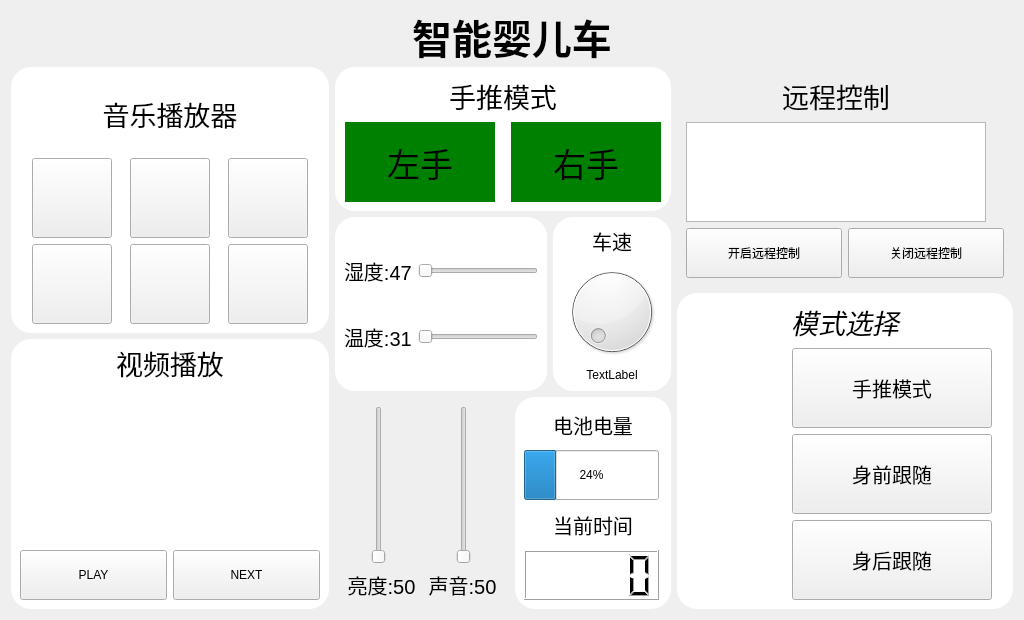
<?xml version="1.0" encoding="UTF-8"?>
<ui version="4.0">
 <class>Widget</class>
 <widget class="QWidget" name="Widget">
  <property name="geometry">
   <rect>
    <x>0</x>
    <y>0</y>
    <width>1024</width>
    <height>600</height>
   </rect>
  </property>
  <property name="windowTitle">
   <string>Widget</string>
  </property>
  <layout class="QVBoxLayout" name="verticalLayout_15">
   <item>
    <widget class="QLabel" name="label_4">
     <property name="minimumSize">
      <size>
       <width>0</width>
       <height>50</height>
      </size>
     </property>
     <property name="maximumSize">
      <size>
       <width>16777215</width>
       <height>50</height>
      </size>
     </property>
     <property name="font">
      <font>
       <family>Tlwg Typist</family>
       <pointsize>30</pointsize>
       <weight>75</weight>
       <italic>false</italic>
       <bold>true</bold>
       <underline>false</underline>
       <kerning>true</kerning>
      </font>
     </property>
     <property name="text">
      <string>智能婴儿车</string>
     </property>
     <property name="alignment">
      <set>Qt::AlignCenter</set>
     </property>
    </widget>
   </item>
   <item>
    <layout class="QHBoxLayout" name="horizontalLayout_13">
     <item>
      <layout class="QVBoxLayout" name="verticalLayout_6">
       <item>
        <widget class="QWidget" name="musicDisplayer" native="true">
         <property name="minimumSize">
          <size>
           <width>300</width>
           <height>0</height>
          </size>
         </property>
         <property name="styleSheet">
          <string notr="true">QWidget#musicDisplayer{
    background-color:white;
    border-radius:20px;
}</string>
         </property>
         <layout class="QVBoxLayout" name="verticalLayout_7">
          <item>
           <widget class="QLabel" name="label_6">
            <property name="font">
             <font>
              <pointsize>20</pointsize>
              <italic>false</italic>
              <kerning>true</kerning>
             </font>
            </property>
            <property name="text">
             <string>音乐播放器</string>
            </property>
            <property name="alignment">
             <set>Qt::AlignCenter</set>
            </property>
           </widget>
          </item>
          <item>
           <layout class="QGridLayout" name="gridLayout">
            <item row="0" column="0">
             <widget class="QPushButton" name="pushButton_7">
              <property name="minimumSize">
               <size>
                <width>80</width>
                <height>80</height>
               </size>
              </property>
              <property name="maximumSize">
               <size>
                <width>80</width>
                <height>80</height>
               </size>
              </property>
              <property name="text">
               <string/>
              </property>
             </widget>
            </item>
            <item row="0" column="1">
             <widget class="QPushButton" name="pushButton_8">
              <property name="minimumSize">
               <size>
                <width>80</width>
                <height>80</height>
               </size>
              </property>
              <property name="maximumSize">
               <size>
                <width>80</width>
                <height>80</height>
               </size>
              </property>
              <property name="text">
               <string/>
              </property>
             </widget>
            </item>
            <item row="0" column="2">
             <widget class="QPushButton" name="pushButton_9">
              <property name="minimumSize">
               <size>
                <width>80</width>
                <height>80</height>
               </size>
              </property>
              <property name="maximumSize">
               <size>
                <width>80</width>
                <height>80</height>
               </size>
              </property>
              <property name="text">
               <string/>
              </property>
             </widget>
            </item>
            <item row="1" column="0">
             <widget class="QPushButton" name="pushButton_4">
              <property name="minimumSize">
               <size>
                <width>80</width>
                <height>80</height>
               </size>
              </property>
              <property name="maximumSize">
               <size>
                <width>80</width>
                <height>80</height>
               </size>
              </property>
              <property name="text">
               <string/>
              </property>
             </widget>
            </item>
            <item row="1" column="1">
             <widget class="QPushButton" name="pushButton_5">
              <property name="minimumSize">
               <size>
                <width>80</width>
                <height>80</height>
               </size>
              </property>
              <property name="maximumSize">
               <size>
                <width>80</width>
                <height>80</height>
               </size>
              </property>
              <property name="text">
               <string/>
              </property>
             </widget>
            </item>
            <item row="1" column="2">
             <widget class="QPushButton" name="pushButton_6">
              <property name="minimumSize">
               <size>
                <width>80</width>
                <height>80</height>
               </size>
              </property>
              <property name="maximumSize">
               <size>
                <width>80</width>
                <height>80</height>
               </size>
              </property>
              <property name="text">
               <string/>
              </property>
             </widget>
            </item>
           </layout>
          </item>
         </layout>
        </widget>
       </item>
       <item>
        <widget class="QWidget" name="videoDisplayer" native="true">
         <property name="styleSheet">
          <string notr="true">QWidget#videoDisplayer{
    background-color:white;
    border-radius:20px;
}</string>
         </property>
         <layout class="QVBoxLayout" name="verticalLayout_4">
          <item>
           <widget class="QLabel" name="label_13">
            <property name="maximumSize">
             <size>
              <width>300</width>
              <height>30</height>
             </size>
            </property>
            <property name="font">
             <font>
              <pointsize>20</pointsize>
             </font>
            </property>
            <property name="text">
             <string>视频播放</string>
            </property>
            <property name="alignment">
             <set>Qt::AlignCenter</set>
            </property>
           </widget>
          </item>
          <item>
           <widget class="QWidget" name="widget_2" native="true">
            <property name="minimumSize">
             <size>
              <width>300</width>
              <height>160</height>
             </size>
            </property>
            <property name="maximumSize">
             <size>
              <width>300</width>
              <height>200</height>
             </size>
            </property>
           </widget>
          </item>
          <item>
           <layout class="QHBoxLayout" name="horizontalLayout_4">
            <item>
             <widget class="QPushButton" name="pushButton_12">
              <property name="minimumSize">
               <size>
                <width>120</width>
                <height>50</height>
               </size>
              </property>
              <property name="text">
               <string>PLAY</string>
              </property>
              <property name="checkable">
               <bool>true</bool>
              </property>
             </widget>
            </item>
            <item>
             <widget class="QPushButton" name="pushButton_13">
              <property name="minimumSize">
               <size>
                <width>120</width>
                <height>50</height>
               </size>
              </property>
              <property name="text">
               <string>NEXT</string>
              </property>
              <property name="checkable">
               <bool>true</bool>
              </property>
             </widget>
            </item>
           </layout>
          </item>
         </layout>
        </widget>
       </item>
      </layout>
     </item>
     <item>
      <layout class="QVBoxLayout" name="verticalLayout_14">
       <item>
        <layout class="QVBoxLayout" name="verticalLayout_10">
         <item>
          <widget class="QWidget" name="pushMode" native="true">
           <property name="styleSheet">
            <string notr="true">QWidget#pushMode{
    background-color:white;
    border-radius:20px;
}</string>
           </property>
           <layout class="QVBoxLayout" name="verticalLayout_12">
            <item>
             <widget class="QLabel" name="label_14">
              <property name="font">
               <font>
                <pointsize>20</pointsize>
               </font>
              </property>
              <property name="text">
               <string>手推模式</string>
              </property>
              <property name="alignment">
               <set>Qt::AlignCenter</set>
              </property>
             </widget>
            </item>
            <item>
             <layout class="QHBoxLayout" name="horizontalLayout_6">
              <property name="spacing">
               <number>15</number>
              </property>
              <item>
               <widget class="QLabel" name="label_7">
                <property name="minimumSize">
                 <size>
                  <width>150</width>
                  <height>80</height>
                 </size>
                </property>
                <property name="maximumSize">
                 <size>
                  <width>150</width>
                  <height>80</height>
                 </size>
                </property>
                <property name="font">
                 <font>
                  <pointsize>25</pointsize>
                 </font>
                </property>
                <property name="styleSheet">
                 <string notr="true">QLabel#label_7{background-color:green}</string>
                </property>
                <property name="text">
                 <string>左手</string>
                </property>
                <property name="alignment">
                 <set>Qt::AlignCenter</set>
                </property>
               </widget>
              </item>
              <item>
               <widget class="QLabel" name="label_8">
                <property name="minimumSize">
                 <size>
                  <width>150</width>
                  <height>80</height>
                 </size>
                </property>
                <property name="maximumSize">
                 <size>
                  <width>150</width>
                  <height>80</height>
                 </size>
                </property>
                <property name="font">
                 <font>
                  <pointsize>25</pointsize>
                 </font>
                </property>
                <property name="styleSheet">
                 <string notr="true">QLabel#label_8{background-color:green}</string>
                </property>
                <property name="text">
                 <string>右手</string>
                </property>
                <property name="alignment">
                 <set>Qt::AlignCenter</set>
                </property>
               </widget>
              </item>
             </layout>
            </item>
           </layout>
          </widget>
         </item>
         <item>
          <layout class="QHBoxLayout" name="horizontalLayout_12">
           <item>
            <widget class="QWidget" name="envState" native="true">
             <property name="styleSheet">
              <string notr="true">QWidget#envState{
    background-color:white;
    border-radius:20px;
}</string>
             </property>
             <layout class="QVBoxLayout" name="verticalLayout_13">
              <item>
               <layout class="QHBoxLayout" name="horizontalLayout_7">
                <item>
                 <widget class="QLabel" name="label_11">
                  <property name="font">
                   <font>
                    <pointsize>15</pointsize>
                   </font>
                  </property>
                  <property name="text">
                   <string>湿度:47</string>
                  </property>
                 </widget>
                </item>
                <item>
                 <widget class="QSlider" name="horizontalSlider_2">
                  <property name="orientation">
                   <enum>Qt::Horizontal</enum>
                  </property>
                 </widget>
                </item>
               </layout>
              </item>
              <item>
               <layout class="QHBoxLayout" name="horizontalLayout_8">
                <item>
                 <widget class="QLabel" name="label_10">
                  <property name="font">
                   <font>
                    <pointsize>15</pointsize>
                   </font>
                  </property>
                  <property name="text">
                   <string>温度:31</string>
                  </property>
                 </widget>
                </item>
                <item>
                 <widget class="QSlider" name="horizontalSlider">
                  <property name="orientation">
                   <enum>Qt::Horizontal</enum>
                  </property>
                 </widget>
                </item>
               </layout>
              </item>
             </layout>
            </widget>
           </item>
           <item>
            <widget class="QWidget" name="speed" native="true">
             <property name="styleSheet">
              <string notr="true">QWidget#speed
{
    background-color:white;
    border-radius:20px;
}</string>
             </property>
             <layout class="QVBoxLayout" name="verticalLayout">
              <item>
               <widget class="QLabel" name="label_15">
                <property name="font">
                 <font>
                  <pointsize>15</pointsize>
                 </font>
                </property>
                <property name="text">
                 <string>车速</string>
                </property>
                <property name="alignment">
                 <set>Qt::AlignCenter</set>
                </property>
               </widget>
              </item>
              <item>
               <widget class="QDial" name="dial"/>
              </item>
              <item>
               <widget class="QLabel" name="label_16">
                <property name="text">
                 <string>TextLabel</string>
                </property>
                <property name="alignment">
                 <set>Qt::AlignCenter</set>
                </property>
               </widget>
              </item>
             </layout>
            </widget>
           </item>
          </layout>
         </item>
        </layout>
       </item>
       <item>
        <layout class="QHBoxLayout" name="horizontalLayout_5">
         <item>
          <widget class="QWidget" name="widget_6" native="true">
           <layout class="QVBoxLayout" name="verticalLayout_2">
            <item>
             <layout class="QHBoxLayout" name="horizontalLayout">
              <property name="spacing">
               <number>40</number>
              </property>
              <item>
               <widget class="QSlider" name="verticalSlider">
                <property name="minimumSize">
                 <size>
                  <width>20</width>
                  <height>120</height>
                 </size>
                </property>
                <property name="orientation">
                 <enum>Qt::Vertical</enum>
                </property>
               </widget>
              </item>
              <item>
               <widget class="QSlider" name="verticalSlider_2">
                <property name="minimumSize">
                 <size>
                  <width>20</width>
                  <height>120</height>
                 </size>
                </property>
                <property name="orientation">
                 <enum>Qt::Vertical</enum>
                </property>
               </widget>
              </item>
             </layout>
            </item>
            <item>
             <layout class="QHBoxLayout" name="horizontalLayout_2">
              <item>
               <widget class="QLabel" name="label_17">
                <property name="minimumSize">
                 <size>
                  <width>75</width>
                  <height>25</height>
                 </size>
                </property>
                <property name="font">
                 <font>
                  <pointsize>15</pointsize>
                 </font>
                </property>
                <property name="text">
                 <string>亮度:50</string>
                </property>
                <property name="alignment">
                 <set>Qt::AlignCenter</set>
                </property>
               </widget>
              </item>
              <item>
               <widget class="QLabel" name="label_18">
                <property name="minimumSize">
                 <size>
                  <width>75</width>
                  <height>25</height>
                 </size>
                </property>
                <property name="font">
                 <font>
                  <pointsize>15</pointsize>
                 </font>
                </property>
                <property name="text">
                 <string>声音:50</string>
                </property>
                <property name="alignment">
                 <set>Qt::AlignCenter</set>
                </property>
               </widget>
              </item>
             </layout>
            </item>
           </layout>
          </widget>
         </item>
         <item>
          <widget class="QWidget" name="timeAndDl" native="true">
           <property name="styleSheet">
            <string notr="true">QWidget#timeAndDl{
    background-color:white;
    border-radius:20px;
}</string>
           </property>
           <layout class="QVBoxLayout" name="verticalLayout_11">
            <item>
             <widget class="QLabel" name="label_9">
              <property name="minimumSize">
               <size>
                <width>120</width>
                <height>20</height>
               </size>
              </property>
              <property name="font">
               <font>
                <pointsize>15</pointsize>
               </font>
              </property>
              <property name="text">
               <string>电池电量</string>
              </property>
              <property name="alignment">
               <set>Qt::AlignCenter</set>
              </property>
             </widget>
            </item>
            <item>
             <widget class="QProgressBar" name="progressBar">
              <property name="minimumSize">
               <size>
                <width>120</width>
                <height>50</height>
               </size>
              </property>
              <property name="maximumSize">
               <size>
                <width>135</width>
                <height>100</height>
               </size>
              </property>
              <property name="value">
               <number>24</number>
              </property>
             </widget>
            </item>
            <item>
             <widget class="QLabel" name="label_19">
              <property name="minimumSize">
               <size>
                <width>120</width>
                <height>20</height>
               </size>
              </property>
              <property name="font">
               <font>
                <pointsize>15</pointsize>
               </font>
              </property>
              <property name="text">
               <string>当前时间</string>
              </property>
              <property name="alignment">
               <set>Qt::AlignCenter</set>
              </property>
             </widget>
            </item>
            <item>
             <widget class="QLCDNumber" name="lcdNumber">
              <property name="minimumSize">
               <size>
                <width>120</width>
                <height>50</height>
               </size>
              </property>
              <property name="maximumSize">
               <size>
                <width>135</width>
                <height>100</height>
               </size>
              </property>
             </widget>
            </item>
           </layout>
          </widget>
         </item>
        </layout>
       </item>
      </layout>
     </item>
     <item>
      <layout class="QVBoxLayout" name="verticalLayout_9">
       <item>
        <layout class="QVBoxLayout" name="verticalLayout_5">
         <item>
          <widget class="QWidget" name="widget_3" native="true">
           <layout class="QVBoxLayout" name="verticalLayout_3">
            <item>
             <widget class="QLabel" name="label_12">
              <property name="maximumSize">
               <size>
                <width>300</width>
                <height>16777215</height>
               </size>
              </property>
              <property name="font">
               <font>
                <pointsize>20</pointsize>
               </font>
              </property>
              <property name="text">
               <string>远程控制</string>
              </property>
              <property name="alignment">
               <set>Qt::AlignCenter</set>
              </property>
             </widget>
            </item>
            <item>
             <widget class="QTextBrowser" name="textBrowser">
              <property name="minimumSize">
               <size>
                <width>300</width>
                <height>100</height>
               </size>
              </property>
              <property name="maximumSize">
               <size>
                <width>300</width>
                <height>100</height>
               </size>
              </property>
             </widget>
            </item>
            <item>
             <layout class="QHBoxLayout" name="horizontalLayout_3">
              <item>
               <widget class="QPushButton" name="pushButton_10">
                <property name="minimumSize">
                 <size>
                  <width>120</width>
                  <height>50</height>
                 </size>
                </property>
                <property name="text">
                 <string>开启远程控制</string>
                </property>
                <property name="checkable">
                 <bool>true</bool>
                </property>
                <attribute name="buttonGroup">
                 <string notr="true">buttonGroup_2</string>
                </attribute>
               </widget>
              </item>
              <item>
               <widget class="QPushButton" name="pushButton_11">
                <property name="minimumSize">
                 <size>
                  <width>120</width>
                  <height>50</height>
                 </size>
                </property>
                <property name="text">
                 <string>关闭远程控制</string>
                </property>
                <property name="checkable">
                 <bool>true</bool>
                </property>
                <attribute name="buttonGroup">
                 <string notr="true">buttonGroup_2</string>
                </attribute>
               </widget>
              </item>
             </layout>
            </item>
           </layout>
          </widget>
         </item>
        </layout>
       </item>
       <item>
        <widget class="QWidget" name="modeSlect" native="true">
         <property name="font">
          <font>
           <pointsize>15</pointsize>
          </font>
         </property>
         <property name="styleSheet">
          <string notr="true">QWidget#modeSlect{
    background-color:white;
    border-radius:20px;
}</string>
         </property>
         <layout class="QVBoxLayout" name="verticalLayout_8">
          <item>
           <widget class="QLabel" name="label_5">
            <property name="font">
             <font>
              <pointsize>20</pointsize>
              <italic>true</italic>
             </font>
            </property>
            <property name="text">
             <string>模式选择</string>
            </property>
            <property name="alignment">
             <set>Qt::AlignCenter</set>
            </property>
           </widget>
          </item>
          <item>
           <layout class="QHBoxLayout" name="horizontalLayout_11">
            <item>
             <widget class="QLabel" name="label">
              <property name="minimumSize">
               <size>
                <width>80</width>
                <height>80</height>
               </size>
              </property>
              <property name="maximumSize">
               <size>
                <width>80</width>
                <height>80</height>
               </size>
              </property>
              <property name="styleSheet">
               <string notr="true">QLabel#label{
	border-image:url(:/image/1.png);
}

QLabel{
	border-radius:10px
}</string>
              </property>
              <property name="text">
               <string/>
              </property>
             </widget>
            </item>
            <item>
             <widget class="QPushButton" name="pushButton">
              <property name="minimumSize">
               <size>
                <width>150</width>
                <height>80</height>
               </size>
              </property>
              <property name="maximumSize">
               <size>
                <width>200</width>
                <height>200</height>
               </size>
              </property>
              <property name="text">
               <string>手推模式</string>
              </property>
              <property name="checkable">
               <bool>true</bool>
              </property>
              <attribute name="buttonGroup">
               <string notr="true">buttonGroup</string>
              </attribute>
             </widget>
            </item>
           </layout>
          </item>
          <item>
           <layout class="QHBoxLayout" name="horizontalLayout_10">
            <item>
             <widget class="QLabel" name="label_2">
              <property name="minimumSize">
               <size>
                <width>80</width>
                <height>80</height>
               </size>
              </property>
              <property name="maximumSize">
               <size>
                <width>80</width>
                <height>80</height>
               </size>
              </property>
              <property name="styleSheet">
               <string notr="true">QLabel#label_2{
	border-image:url(:/image/2.png);
}</string>
              </property>
              <property name="text">
               <string/>
              </property>
             </widget>
            </item>
            <item>
             <widget class="QPushButton" name="pushButton_2">
              <property name="minimumSize">
               <size>
                <width>150</width>
                <height>80</height>
               </size>
              </property>
              <property name="maximumSize">
               <size>
                <width>200</width>
                <height>200</height>
               </size>
              </property>
              <property name="text">
               <string>身前跟随</string>
              </property>
              <property name="checkable">
               <bool>true</bool>
              </property>
              <attribute name="buttonGroup">
               <string notr="true">buttonGroup</string>
              </attribute>
             </widget>
            </item>
           </layout>
          </item>
          <item>
           <layout class="QHBoxLayout" name="horizontalLayout_9">
            <item>
             <widget class="QLabel" name="label_3">
              <property name="minimumSize">
               <size>
                <width>80</width>
                <height>80</height>
               </size>
              </property>
              <property name="maximumSize">
               <size>
                <width>80</width>
                <height>80</height>
               </size>
              </property>
              <property name="styleSheet">
               <string notr="true">QLabel#label_3{
	border-image:url(:/image/3.png)
}</string>
              </property>
              <property name="text">
               <string/>
              </property>
             </widget>
            </item>
            <item>
             <widget class="QPushButton" name="pushButton_3">
              <property name="minimumSize">
               <size>
                <width>150</width>
                <height>80</height>
               </size>
              </property>
              <property name="maximumSize">
               <size>
                <width>200</width>
                <height>200</height>
               </size>
              </property>
              <property name="text">
               <string>身后跟随</string>
              </property>
              <property name="checkable">
               <bool>true</bool>
              </property>
              <attribute name="buttonGroup">
               <string notr="true">buttonGroup</string>
              </attribute>
             </widget>
            </item>
           </layout>
          </item>
         </layout>
        </widget>
       </item>
      </layout>
     </item>
    </layout>
   </item>
  </layout>
 </widget>
 <resources/>
 <connections/>
 <buttongroups>
  <buttongroup name="buttonGroup_2"/>
  <buttongroup name="buttonGroup"/>
 </buttongroups>
</ui>
